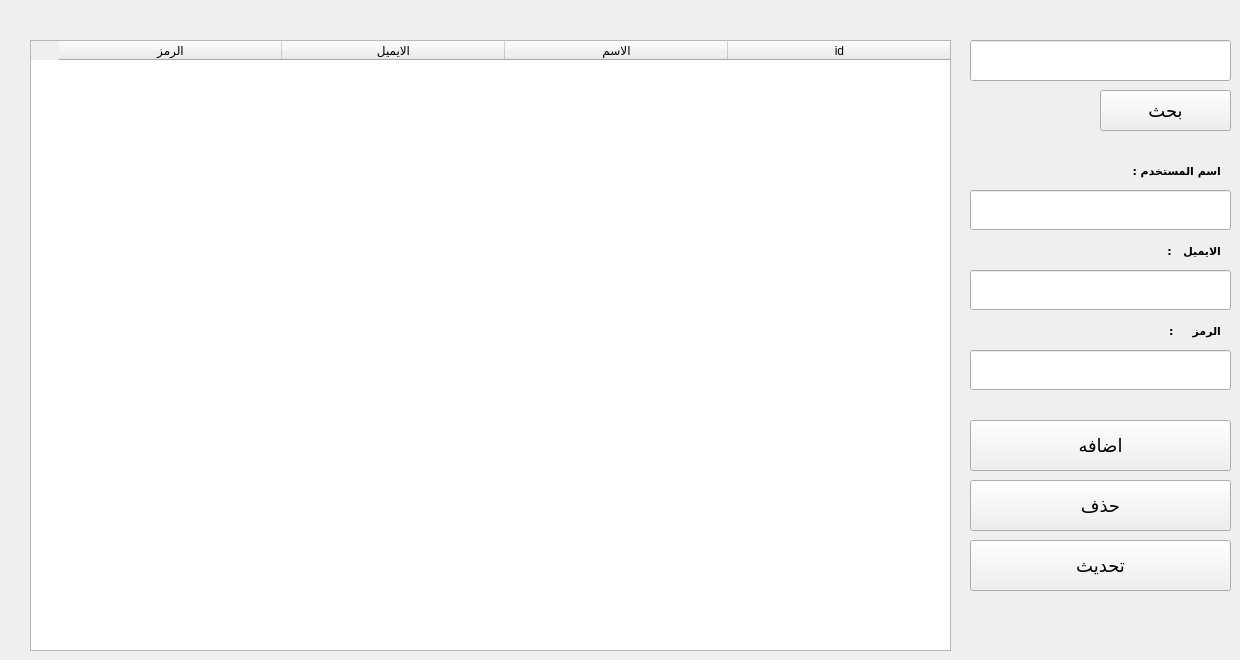
    <widget class="QWidget" name="tab_3">
     <attribute name="title">
      <string>المستخدمين</string>
     </attribute>
     <widget class="QLineEdit" name="T_name_3">
      <property name="geometry">
       <rect>
        <x>970</x>
        <y>270</y>
        <width>261</width>
        <height>40</height>
       </rect>
      </property>
      <property name="styleSheet">
       <string notr="true">padding-left:15px;
padding-right:15px;
font-size:18px;
color:#ffffff</string>
      </property>
     </widget>
     <widget class="QLabel" name="label_22">
      <property name="geometry">
       <rect>
        <x>1140</x>
        <y>240</y>
        <width>81</width>
        <height>21</height>
       </rect>
      </property>
      <property name="font">
       <font>
        <family>Agency FB</family>
        <pointsize>8</pointsize>
        <weight>75</weight>
        <bold>true</bold>
       </font>
      </property>
      <property name="text">
       <string>الايميل   :</string>
      </property>
     </widget>
     <widget class="QLineEdit" name="T_name_4">
      <property name="geometry">
       <rect>
        <x>970</x>
        <y>190</y>
        <width>261</width>
        <height>40</height>
       </rect>
      </property>
      <property name="maximumSize">
       <size>
        <width>16777215</width>
        <height>16777215</height>
       </size>
      </property>
      <property name="styleSheet">
       <string notr="true">padding-left:15px;
padding-right:15px;
font-size:18px;
color:#ffffff</string>
      </property>
     </widget>
     <widget class="QLabel" name="label_23">
      <property name="geometry">
       <rect>
        <x>1080</x>
        <y>160</y>
        <width>141</width>
        <height>21</height>
       </rect>
      </property>
      <property name="font">
       <font>
        <family>Agency FB</family>
        <pointsize>8</pointsize>
        <weight>75</weight>
        <bold>true</bold>
       </font>
      </property>
      <property name="text">
       <string>اسم المستخدم :</string>
      </property>
     </widget>
     <widget class="QLineEdit" name="T_name_2">
      <property name="geometry">
       <rect>
        <x>970</x>
        <y>350</y>
        <width>261</width>
        <height>40</height>
       </rect>
      </property>
      <property name="sizePolicy">
       <sizepolicy hsizetype="Expanding" vsizetype="Fixed">
        <horstretch>0</horstretch>
        <verstretch>0</verstretch>
       </sizepolicy>
      </property>
      <property name="maximumSize">
       <size>
        <width>16777215</width>
        <height>16777215</height>
       </size>
      </property>
      <property name="styleSheet">
       <string notr="true">padding-left:15px;
padding-right:15px;
font-size:18px;
color:#ffffff;
hight:80px</string>
      </property>
     </widget>
     <widget class="QLabel" name="label_24">
      <property name="geometry">
       <rect>
        <x>1150</x>
        <y>320</y>
        <width>71</width>
        <height>21</height>
       </rect>
      </property>
      <property name="font">
       <font>
        <family>Agency FB</family>
        <pointsize>8</pointsize>
        <weight>75</weight>
        <bold>true</bold>
       </font>
      </property>
      <property name="text">
       <string>الرمز     :</string>
      </property>
     </widget>
     <widget class="QTableWidget" name="tableWidget_4">
      <property name="geometry">
       <rect>
        <x>30</x>
        <y>40</y>
        <width>921</width>
        <height>611</height>
       </rect>
      </property>
      <property name="layoutDirection">
       <enum>Qt::RightToLeft</enum>
      </property>
      <property name="selectionMode">
       <enum>QAbstractItemView::MultiSelection</enum>
      </property>
      <property name="sortingEnabled">
       <bool>false</bool>
      </property>
      <property name="wordWrap">
       <bool>true</bool>
      </property>
      <attribute name="horizontalHeaderCascadingSectionResizes">
       <bool>false</bool>
      </attribute>
      <attribute name="horizontalHeaderDefaultSectionSize">
       <number>223</number>
      </attribute>
      <column>
       <property name="text">
        <string>id</string>
       </property>
      </column>
      <column>
       <property name="text">
        <string>الاسم</string>
       </property>
      </column>
      <column>
       <property name="text">
        <string>الايميل</string>
       </property>
      </column>
      <column>
       <property name="text">
        <string>الرمز</string>
       </property>
      </column>
     </widget>
     <widget class="QPushButton" name="removUser">
      <property name="geometry">
       <rect>
        <x>970</x>
        <y>480</y>
        <width>261</width>
        <height>51</height>
       </rect>
      </property>
      <property name="styleSheet">
       <string notr="true">font-size:18px</string>
      </property>
      <property name="text">
       <string>حذف</string>
      </property>
     </widget>
     <widget class="QPushButton" name="uppdetUserButton">
      <property name="geometry">
       <rect>
        <x>970</x>
        <y>540</y>
        <width>261</width>
        <height>51</height>
       </rect>
      </property>
      <property name="styleSheet">
       <string notr="true">font-size:18px</string>
      </property>
      <property name="text">
       <string>تحديث</string>
      </property>
     </widget>
     <widget class="QPushButton" name="AddUser">
      <property name="geometry">
       <rect>
        <x>970</x>
        <y>420</y>
        <width>261</width>
        <height>51</height>
       </rect>
      </property>
      <property name="styleSheet">
       <string notr="true">font-size:18px</string>
      </property>
      <property name="text">
       <string>اضافه</string>
      </property>
     </widget>
     <widget class="QPushButton" name="search_User">
      <property name="geometry">
       <rect>
        <x>1100</x>
        <y>90</y>
        <width>131</width>
        <height>41</height>
       </rect>
      </property>
      <property name="styleSheet">
       <string notr="true">font-size:18px</string>
      </property>
      <property name="text">
       <string>بحث</string>
      </property>
     </widget>
     <widget class="QLineEdit" name="sarchUser">
      <property name="geometry">
       <rect>
        <x>970</x>
        <y>40</y>
        <width>261</width>
        <height>41</height>
       </rect>
      </property>
      <property name="styleSheet">
       <string notr="true">padding-left:15px;
padding-right:15px;
font-size:18px</string>
      </property>
      <property name="alignment">
       <set>Qt::AlignLeading|Qt::AlignLeft|Qt::AlignVCenter</set>
      </property>
     </widget>
     <widget class="QLabel" name="label_30">
      <property name="geometry">
       <rect>
        <x>1120</x>
        <y>-20</y>
        <width>91</width>
        <height>21</height>
       </rect>
      </property>
      <property name="text">
       <string>اسم الكتاب</string>
      </property>
     </widget>
    </widget>
